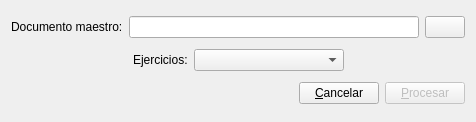
<ui version="4.0" >
 <class>procesamemoria</class>
 <widget class="QDialog" name="procesamemoria" >
  <property name="geometry" >
   <rect>
    <x>0</x>
    <y>0</y>
    <width>476</width>
    <height>122</height>
   </rect>
  </property>
  <property name="windowTitle" >
   <string>Procesar Memoria</string>
  </property>
  <layout class="QVBoxLayout" >
   <item>
    <layout class="QHBoxLayout" >
     <item>
      <widget class="QLabel" name="label" >
       <property name="text" >
        <string>Documento maestro:</string>
       </property>
      </widget>
     </item>
     <item>
      <widget class="QLineEdit" name="fichlineEdit" />
     </item>
     <item>
      <widget class="QPushButton" name="buscapushButton" >
       <property name="text" >
        <string/>
       </property>
       <property name="icon" >
        <iconset resource="keme.qrc" >:/graf/fileopen.png</iconset>
       </property>
      </widget>
     </item>
    </layout>
   </item>
   <item>
    <layout class="QHBoxLayout" >
     <item>
      <spacer>
       <property name="orientation" >
        <enum>Qt::Horizontal</enum>
       </property>
       <property name="sizeHint" >
        <size>
         <width>40</width>
         <height>20</height>
        </size>
       </property>
      </spacer>
     </item>
     <item>
      <widget class="QLabel" name="label_2" >
       <property name="text" >
        <string>Ejercicios:</string>
       </property>
      </widget>
     </item>
     <item>
      <widget class="QComboBox" name="ejerciciocomboBox" >
       <property name="minimumSize" >
        <size>
         <width>150</width>
         <height>0</height>
        </size>
       </property>
      </widget>
     </item>
     <item>
      <spacer>
       <property name="orientation" >
        <enum>Qt::Horizontal</enum>
       </property>
       <property name="sizeHint" >
        <size>
         <width>40</width>
         <height>20</height>
        </size>
       </property>
      </spacer>
     </item>
    </layout>
   </item>
   <item>
    <layout class="QHBoxLayout" >
     <item>
      <spacer>
       <property name="orientation" >
        <enum>Qt::Horizontal</enum>
       </property>
       <property name="sizeHint" >
        <size>
         <width>40</width>
         <height>20</height>
        </size>
       </property>
      </spacer>
     </item>
     <item>
      <widget class="QPushButton" name="cancelarpushButton" >
       <property name="text" >
        <string>&amp;Cancelar</string>
       </property>
      </widget>
     </item>
     <item>
      <widget class="QPushButton" name="procesarpushButton" >
       <property name="enabled" >
        <bool>false</bool>
       </property>
       <property name="text" >
        <string>&amp;Procesar</string>
       </property>
       <property name="default" >
        <bool>true</bool>
       </property>
      </widget>
     </item>
    </layout>
   </item>
  </layout>
 </widget>
 <resources>
  <include location="keme.qrc" />
 </resources>
 <connections>
  <connection>
   <sender>cancelarpushButton</sender>
   <signal>clicked()</signal>
   <receiver>procesamemoria</receiver>
   <slot>reject()</slot>
   <hints>
    <hint type="sourcelabel" >
     <x>350</x>
     <y>101</y>
    </hint>
    <hint type="destinationlabel" >
     <x>364</x>
     <y>117</y>
    </hint>
   </hints>
  </connection>
 </connections>
</ui>
